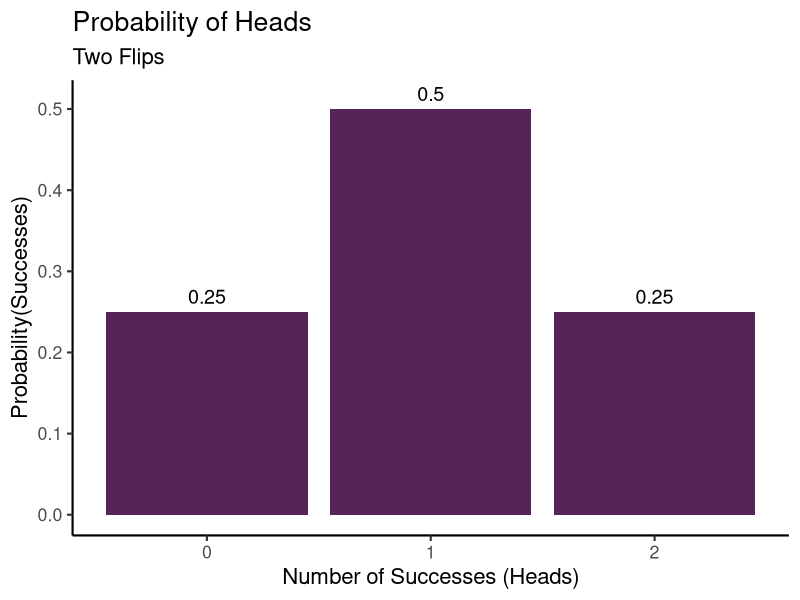
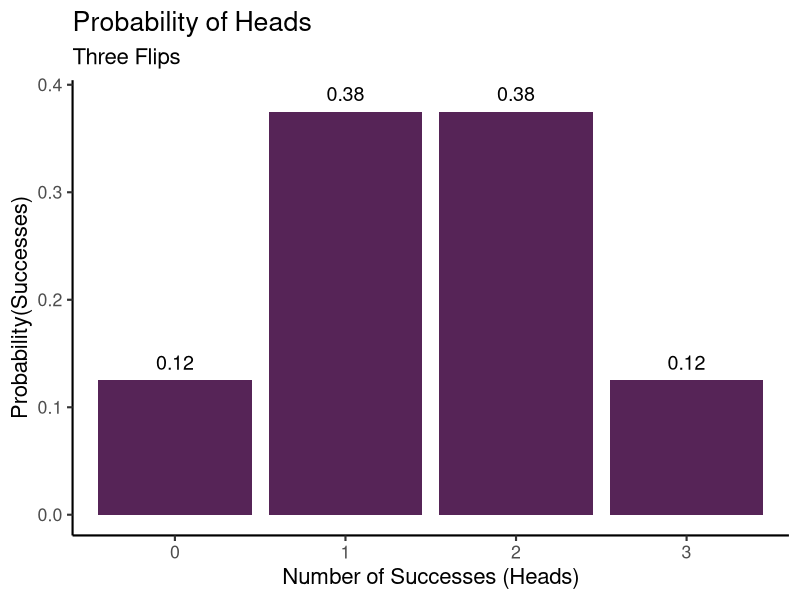
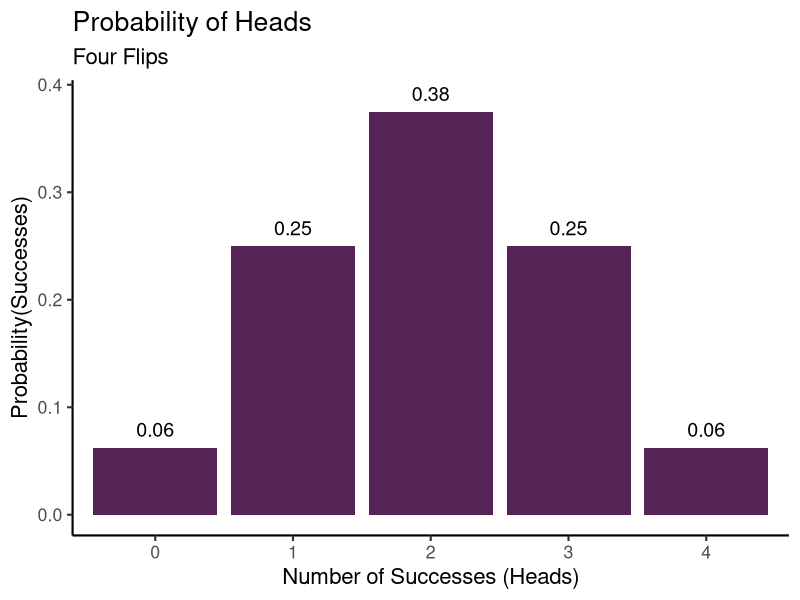
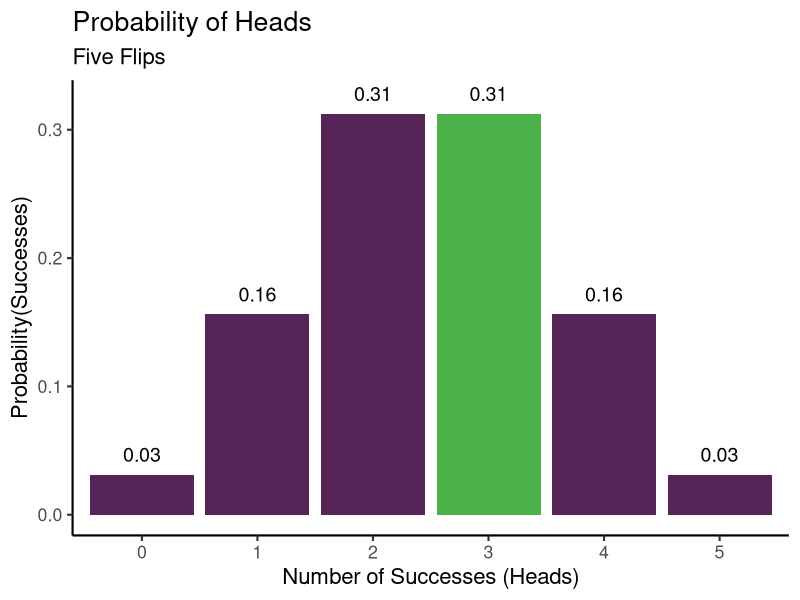

These charts were generated, in order, by the following R code:
## ---- chunk 1
library(tidyverse)
## ---- chunk 2
all <- expand.grid(O1 = letters[1:2], O2 = letters[1:2], stringsAsFactors = FALSE) 
perms <- all[apply(all, 1, function(x) {length(unique(x)) == 2}),]
row.names(perms) = NULL
perms
## ---- chunk 3
all <- expand.grid(O1 = letters[1:3], O2 = letters[1:3], O3 = letters[1:3], stringsAsFactors = FALSE) 
perms <- all[apply(all, 1, function(x) {length(unique(x)) == 3}),]
row.names(perms) = NULL
perms
## ---- chunk 4
all <- expand.grid(O1 = letters[1:4], O2 = letters[1:4], O3 = letters[1:4], O4 = letters[1:4], stringsAsFactors = FALSE) 
perms <- all[apply(all, 1, function(x) {length(unique(x)) == 4}),]
row.names(perms) = NULL
perms
## ---- chunk 5
data.frame(heads = 0:2, prob = dbinom(x = 0:2, size = 2, prob = .5)) %>% 
  ggplot(aes(x = factor(heads), y = prob)) +
  geom_col(fill = "#562457") +
  geom_text(aes(label = round(prob, 2), y = prob + .01),
            position = position_dodge(.9),
            size = 5, 
            vjust = 0) +
  labs(title = "Probability of Heads",
       subtitle = "Two Flips",
       x = "Number of Successes (Heads)",
       y = "Probability(Successes)") +
  theme_classic(base_size = 16)
## ---- chunk 6
data.frame(heads = 0:3, prob = dbinom(x = 0:3, size = 3, prob = .5)) %>% 
  ggplot(aes(x = factor(heads), y = prob)) +
  geom_col(fill = "#562457") +
  geom_text(aes(label = round(prob, 2), y = prob + .01),
            position = position_dodge(.9),
            size = 5, 
            vjust = 0) +
  labs(title = "Probability of Heads",
       subtitle = "Three Flips",
       x = "Number of Successes (Heads)",
       y = "Probability(Successes)") +
  theme_classic(base_size = 16)
## ---- chunk 7
data.frame(heads = 0:4, prob = dbinom(x = 0:4, size = 4, prob = .5)) %>% 
  ggplot(aes(x = factor(heads), y = prob)) +
  geom_col(fill = "#562457") +
  geom_text(aes(label = round(prob, 2), y = prob + .01),
            position = position_dodge(.9),
            size = 5, 
            vjust = 0) +
  labs(title = "Probability of Heads",
       subtitle = "Four Flips",
       x = "Number of Successes (Heads)",
       y = "Probability(Successes)") +
  theme_classic(base_size = 16)
## ---- chunk 8
dbinom(x = 3, size = 5, prob = .5)
## ---- chunk 9
data.frame(heads = 0:5, prob = dbinom(x = 0:5, size = 5, prob = .5))
## ---- chunk 10
data.frame(heads = 0:5, prob = dbinom(x = 0:5, size = 5, prob = .5),
           correct = c("not", "not", "not", "yes", "not", "not")) %>% 
  ggplot(aes(x = factor(heads), y = prob)) +
  geom_col(aes(fill = correct), show.legend=FALSE) +
  geom_text(aes(label = round(prob, 2), y = prob + .01),
            position = position_dodge(.9),
            size = 5, 
            vjust = 0) +
  labs(title = "Probability of Heads",
       subtitle = "Five Flips",
       x = "Number of Successes (Heads)",
       y = "Probability(Successes)") +
  theme_classic(base_size = 16) +
  scale_fill_manual(values = c("#562457","#4BB149"))
